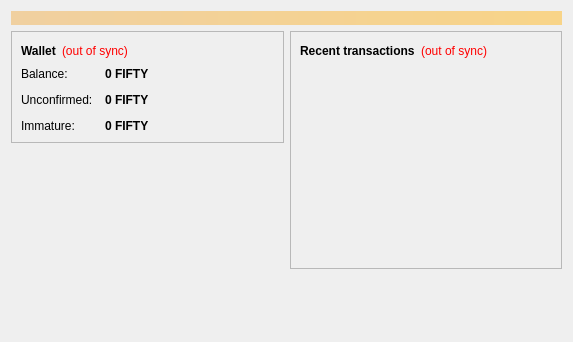
<?xml version="1.0" encoding="UTF-8"?>
<ui version="4.0">
 <class>OverviewPage</class>
 <widget class="QWidget" name="OverviewPage">
  <property name="geometry">
   <rect>
    <x>0</x>
    <y>0</y>
    <width>573</width>
    <height>342</height>
   </rect>
  </property>
  <property name="windowTitle">
   <string>Form</string>
  </property>
  <layout class="QVBoxLayout" name="topLayout">
   <item>
    <widget class="QLabel" name="labelAlerts">
     <property name="visible">
      <bool>false</bool>
     </property>
     <property name="styleSheet">
      <string notr="true">background-color: qlineargradient(x1: 0, y1: 0, x2: 1, y2: 0, stop:0 #F0D0A0, stop:1 #F8D488); color:#000000;</string>
     </property>
     <property name="wordWrap">
      <bool>true</bool>
     </property>
     <property name="margin">
      <number>3</number>
     </property>
    </widget>
   </item>
   <item>
    <layout class="QHBoxLayout" name="horizontalLayout" stretch="1,1">
     <item>
      <layout class="QVBoxLayout" name="verticalLayout_2">
       <item>
        <widget class="QFrame" name="frame">
         <property name="frameShape">
          <enum>QFrame::StyledPanel</enum>
         </property>
         <property name="frameShadow">
          <enum>QFrame::Raised</enum>
         </property>
         <layout class="QVBoxLayout" name="verticalLayout_4">
          <item>
           <layout class="QHBoxLayout" name="horizontalLayout_4">
            <item>
             <widget class="QLabel" name="label_5">
              <property name="font">
               <font>
                <weight>75</weight>
                <bold>true</bold>
               </font>
              </property>
              <property name="text">
               <string>Wallet</string>
              </property>
             </widget>
            </item>
            <item>
             <widget class="QLabel" name="labelWalletStatus">
              <property name="toolTip">
               <string>The displayed information may be out of date. Your wallet automatically synchronizes with the FiftyShadesOfCoin network after a connection is established, but this process has not completed yet.</string>
              </property>
              <property name="styleSheet">
               <string notr="true">QLabel { color: red; }</string>
              </property>
              <property name="text">
               <string notr="true">(out of sync)</string>
              </property>
              <property name="alignment">
               <set>Qt::AlignLeading|Qt::AlignLeft|Qt::AlignVCenter</set>
              </property>
             </widget>
            </item>
            <item>
             <spacer name="horizontalSpacer_2">
              <property name="orientation">
               <enum>Qt::Horizontal</enum>
              </property>
              <property name="sizeHint" stdset="0">
               <size>
                <width>40</width>
                <height>20</height>
               </size>
              </property>
             </spacer>
            </item>
           </layout>
          </item>
          <item>
           <layout class="QFormLayout" name="formLayout_2">
            <property name="fieldGrowthPolicy">
             <enum>QFormLayout::AllNonFixedFieldsGrow</enum>
            </property>
            <property name="horizontalSpacing">
             <number>12</number>
            </property>
            <property name="verticalSpacing">
             <number>12</number>
            </property>
            <item row="0" column="0">
             <widget class="QLabel" name="label">
              <property name="text">
               <string>Balance:</string>
              </property>
             </widget>
            </item>
            <item row="0" column="1">
             <widget class="QLabel" name="labelBalance">
              <property name="font">
               <font>
                <weight>75</weight>
                <bold>true</bold>
               </font>
              </property>
              <property name="cursor">
               <cursorShape>IBeamCursor</cursorShape>
              </property>
              <property name="toolTip">
               <string>Your current balance</string>
              </property>
              <property name="text">
               <string notr="true">0 FIFTY</string>
              </property>
              <property name="textInteractionFlags">
               <set>Qt::LinksAccessibleByMouse|Qt::TextSelectableByKeyboard|Qt::TextSelectableByMouse</set>
              </property>
             </widget>
            </item>
            <item row="1" column="0">
             <widget class="QLabel" name="label_3">
              <property name="text">
               <string>Unconfirmed:</string>
              </property>
             </widget>
            </item>
            <item row="1" column="1">
             <widget class="QLabel" name="labelUnconfirmed">
              <property name="font">
               <font>
                <weight>75</weight>
                <bold>true</bold>
               </font>
              </property>
              <property name="cursor">
               <cursorShape>IBeamCursor</cursorShape>
              </property>
              <property name="toolTip">
               <string>Total of transactions that have yet to be confirmed, and do not yet count toward the current balance</string>
              </property>
              <property name="text">
               <string notr="true">0 FIFTY</string>
              </property>
              <property name="textInteractionFlags">
               <set>Qt::LinksAccessibleByMouse|Qt::TextSelectableByKeyboard|Qt::TextSelectableByMouse</set>
              </property>
             </widget>
            </item>
            <item row="2" column="0">
             <widget class="QLabel" name="labelImmatureText">
              <property name="text">
               <string>Immature:</string>
              </property>
             </widget>
            </item>
            <item row="2" column="1">
             <widget class="QLabel" name="labelImmature">
              <property name="font">
               <font>
                <weight>75</weight>
                <bold>true</bold>
               </font>
              </property>
              <property name="toolTip">
               <string>Mined balance that has not yet matured</string>
              </property>
              <property name="text">
               <string notr="true">0 FIFTY</string>
              </property>
              <property name="textInteractionFlags">
               <set>Qt::LinksAccessibleByMouse|Qt::TextSelectableByKeyboard|Qt::TextSelectableByMouse</set>
              </property>
             </widget>
            </item>
           </layout>
          </item>
         </layout>
        </widget>
       </item>
       <item>
        <spacer name="verticalSpacer">
         <property name="orientation">
          <enum>Qt::Vertical</enum>
         </property>
         <property name="sizeHint" stdset="0">
          <size>
           <width>20</width>
           <height>40</height>
          </size>
         </property>
        </spacer>
       </item>
      <item>
         <widget class="QLabel" name="coinimage">
          <property name="text">
           <string/>
          </property>
          <property name="pixmap">
           <pixmap resource="../bitcoin.qrc">:/icons/bitcoin</pixmap>
          </property>
          <property name="scaledContents">
           <bool>false</bool>
          </property>
          <property name="alignment">
           <set>Qt::AlignCenter</set>
          </property>
          <property name="margin">
           <number>-2</number>
          </property>
         </widget>
        </item>
      </layout>
     </item>
     <item>
      <layout class="QVBoxLayout" name="verticalLayout_3">
       <item>
        <widget class="QFrame" name="frame_2">
         <property name="frameShape">
          <enum>QFrame::StyledPanel</enum>
         </property>
         <property name="frameShadow">
          <enum>QFrame::Raised</enum>
         </property>
         <layout class="QVBoxLayout" name="verticalLayout">
          <item>
           <layout class="QHBoxLayout" name="horizontalLayout_2">
            <item>
             <widget class="QLabel" name="label_4">
              <property name="text">
               <string>&lt;b&gt;Recent transactions&lt;/b&gt;</string>
              </property>
             </widget>
            </item>
            <item>
             <widget class="QLabel" name="labelTransactionsStatus">
              <property name="toolTip">
               <string>The displayed information may be out of date. Your wallet automatically synchronizes with the FiftyShadesOfCoin network after a connection is established, but this process has not completed yet.</string>
              </property>
              <property name="styleSheet">
               <string notr="true">QLabel { color: red; }</string>
              </property>
              <property name="text">
               <string notr="true">(out of sync)</string>
              </property>
              <property name="alignment">
               <set>Qt::AlignRight|Qt::AlignTrailing|Qt::AlignVCenter</set>
              </property>
             </widget>
            </item>
            <item>
             <spacer name="horizontalSpacer">
              <property name="orientation">
               <enum>Qt::Horizontal</enum>
              </property>
              <property name="sizeHint" stdset="0">
               <size>
                <width>40</width>
                <height>20</height>
               </size>
              </property>
             </spacer>
            </item>
           </layout>
          </item>
          <item>
           <widget class="QListView" name="listTransactions">
            <property name="styleSheet">
             <string notr="true">QListView { background: transparent; }</string>
            </property>
            <property name="frameShape">
             <enum>QFrame::NoFrame</enum>
            </property>
            <property name="verticalScrollBarPolicy">
             <enum>Qt::ScrollBarAlwaysOff</enum>
            </property>
            <property name="horizontalScrollBarPolicy">
             <enum>Qt::ScrollBarAlwaysOff</enum>
            </property>
            <property name="selectionMode">
             <enum>QAbstractItemView::NoSelection</enum>
            </property>
           </widget>
          </item>
         </layout>
        </widget>
       </item>
       <item>
        <spacer name="verticalSpacer_2">
         <property name="orientation">
          <enum>Qt::Vertical</enum>
         </property>
         <property name="sizeHint" stdset="0">
          <size>
           <width>20</width>
           <height>40</height>
          </size>
         </property>
        </spacer>
       </item>
      </layout>
     </item>
    </layout>
   </item>
  </layout>
 </widget>
 <resources/>
 <connections/>
</ui>
